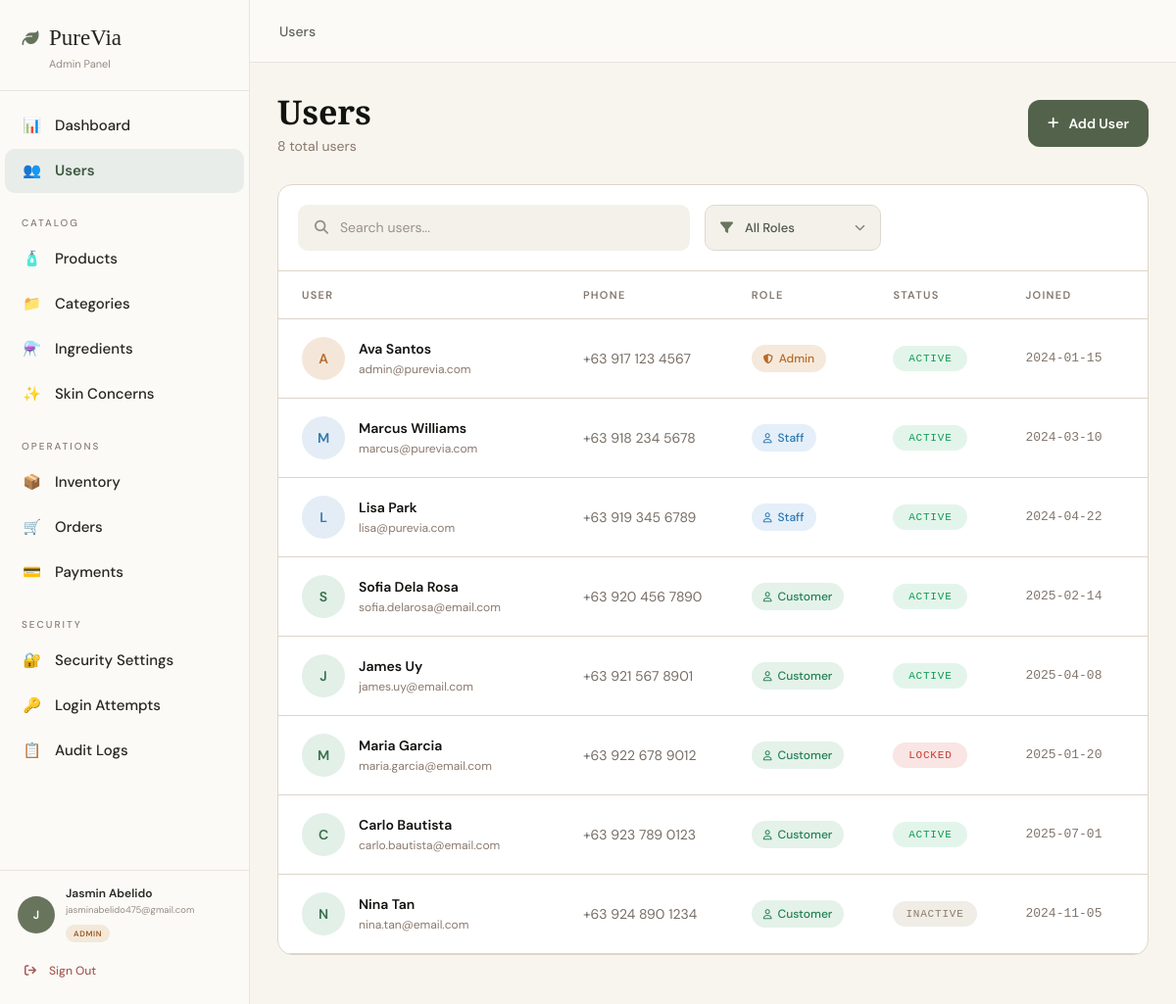
Screenshot of /admin/users/users.php (signed in) with the database file from the repository.
### tables this page shows
CREATE TABLE `users` (
  `id` int(10) UNSIGNED NOT NULL,
  `role_id` int(10) UNSIGNED NOT NULL DEFAULT 3,
  `first_name` varchar(100) NOT NULL,
  `last_name` varchar(100) NOT NULL,
  `email` varchar(255) NOT NULL,
  `phone` varchar(30) DEFAULT NULL,
  `password` varchar(255) NOT NULL,
  `status` enum('pending','active','inactive','locked') NOT NULL DEFAULT 'pending',
  `email_verified_at` datetime DEFAULT NULL,
  `failed_login_attempts` tinyint(3) UNSIGNED NOT NULL DEFAULT 0,
  `locked_until` datetime DEFAULT NULL,
  `last_login_at` datetime DEFAULT NULL,
  `created_at` timestamp NOT NULL DEFAULT current_timestamp(),
  `updated_at` timestamp NOT NULL DEFAULT current_timestamp() ON UPDATE current_timestamp()
);

CREATE TABLE `roles` (
  `id` int(10) UNSIGNED NOT NULL,
  `role_name` varchar(50) NOT NULL
);

### admin/users/users.php (the view, shortened to what the rows shown need)
<?php
$users = [
    [
        'id' => 1,
        'name' => 'Ava Santos',
        'email' => 'admin@purevia.com',
        'phone' => '+63 917 123 4567',
        'role' => 'Admin',
        'status' => 'active',
        'joined' => '2024-01-15'
    ],
    [
        'id' => 2,
        'name' => 'Marcus Williams',
        'email' => 'marcus@purevia.com',
        'phone' => '+63 918 234 5678',
        'role' => 'Staff',
        'status' => 'active',
        'joined' => '2024-03-10'
    ],
    [
        'id' => 3,
        'name' => 'Lisa Park',
        'email' => 'lisa@purevia.com',
        'phone' => '+63 919 345 6789',
        'role' => 'Staff',
        'status' => 'active',
        'joined' => '2024-04-22'
    ],
    [
        'id' => 4,
        'name' => 'Sofia Dela Rosa',
        'email' => 'sofia.delarosa@email.com',
        'phone' => '+63 920 456 7890',
        'role' => 'Customer',
        'status' => 'active',
        'joined' => '2025-02-14'
    ],
    [
        'id' => 5,
        'name' => 'James Uy',
        'email' => 'james.uy@email.com',
        'phone' => '+63 921 567 8901',
        'role' => 'Customer',
        'status' => 'active',
        'joined' => '2025-04-08'
    ],
    [
        'id' => 6,
        'name' => 'Maria Garcia',
        'email' => 'maria.garcia@email.com',
        'phone' => '+63 922 678 9012',
        'role' => 'Customer',
        'status' => 'locked',
        'joined' => '2025-01-20'
    ],
    [
        'id' => 7,
        'name' => 'Carlo Bautista',
        'email' => 'carlo.bautista@email.com',
        'phone' => '+63 923 789 0123',
        'role' => 'Customer',
        'status' => 'active',
        'joined' => '2025-07-01'
    ],
    [
        'id' => 8,
        'name' => 'Nina Tan',
        'email' => 'nina.tan@email.com',
        'phone' => '+63 924 890 1234',
        'role' => 'Customer',
        'status' => 'inactive',
        'joined' => '2024-11-05'
    ]
];
?>
<!DOCTYPE html>
<html lang="en">
<head>
    <link
        rel="stylesheet"
        href="https://cdnjs.cloudflare.com/ajax/libs/font-awesome/6.5.2/css/all.min.css"
    >
    <link
        rel="stylesheet"
        href="../../assets/css/sidemenu.css"
    >
    <link
        rel="stylesheet"
        href="../../assets/css/user.css"
    >
</head>
<body>
    <?php include("../../includes/sidemenu.php"); ?>
    <div class="admin-layout">
        <main class="users-main">
            <section class="users-page-header">
                <div class="users-heading">
                    <h1>
                        Users
                    </h1>
                </div>
            </section>
            <section class="users-card">
                <div class="users-table-wrapper">
                    <table class="users-table">
                        <thead>
                            <tr>
                                <th>USER</th>
                                <th>PHONE</th>
                                <th>ROLE</th>
                                <th>STATUS</th>
                                <th>JOINED</th>
                                <th>ACTIONS</th>
                            </tr>
                        </thead>
                        <tbody id="usersTableBody">
                            <?php foreach ($users as $user): ?>
                                <?php
                                $role =
                                    strtolower($user['role']);
                                $status =
                                    strtolower($user['status']);
                                $initial =
                                    strtoupper(
                                        substr(
                                            $user['name'],
                                            0,
                                            1
                                        )
                                    );
                                ?>
                                <tr
                                    class="user-row"
                                    data-role="<?= htmlspecialchars($role) ?>"
                                    data-search="<?= htmlspecialchars(
                                        strtolower(
                                            $user['name'] . ' ' .
                                            $user['email'] . ' ' .
                                            $user['phone']
                                        )
                                    ) ?>"
                                >
                                    <td>
                                        <div class="user-information">
                                            <div
                                                class="
                                                    user-avatar
                                                    avatar-<?= htmlspecialchars($role) ?>
                                                "
                                            >
                                                <?= htmlspecialchars($initial) ?>
                                            </div>
                                            <div class="user-details">
                                                <p class="user-name">
                                                    <?= htmlspecialchars(
                                                        $user['name']
                                                    ) ?>
                                                </p>
                                                <p class="user-email">
                                                    <?= htmlspecialchars(
                                                        $user['email']
                                                    ) ?>
                                                </p>
                                            </div>
                                        </div>
                                    </td>
                                    <td class="user-phone">
                                        <?= htmlspecialchars(
                                            $user['phone']
                                        ) ?>
                                    </td>
                                    <td>
                                        <span
                                            class="
                                                role-badge
                                                role-<?= htmlspecialchars($role) ?>
                                            "
                                        >
                                            <?php if ($role === 'admin'): ?>
                                                <i class="fa-solid fa-shield-halved"></i>
                                            <?php elseif ($role === 'staff'): ?>
                                                <i class="fa-regular fa-user"></i>
                                            <?php else: ?>
                                                <i class="fa-regular fa-user"></i>
                                            <?php endif; ?>
                                            <?= htmlspecialchars(
                                                $user['role']
                                            ) ?>
                                        </span>
                                    </td>
                                    <td>
                                        <span
                                            class="
                                                user-status
                                                status-<?= htmlspecialchars($status) ?>
                                            "
                                        >
                                            <?= strtoupper(
                                                htmlspecialchars(
                                                    $user['status']
                                                )
                                            ) ?>
                                        </span>
                                    </td>
                                    <td class="joined-date">
                                        <?= htmlspecialchars(
                                            $user['joined']
                                        ) ?>
                                    </td>
                                    <td>
                                    </td>
                                </tr>
                            <?php endforeach; ?>
                        </tbody>
                    </table>
                </div>
            </section>
        </main>
    </div>
</body>
</html>

### includes/sidemenu.php (shortened to what the rows shown need)
<?php
require_once __DIR__ . '/../config/db.php';
$userId = (int) $_SESSION['user_id'];
$sql = "
    SELECT
        u.id,
        u.role_id,
        u.first_name,
        u.last_name,
        u.email,
        u.status,
        r.role_name
    FROM users AS u
    INNER JOIN roles AS r
        ON r.id = u.role_id
    WHERE u.id = ?
    LIMIT 1
";
$stmt = $conn->prepare($sql);
$stmt->bind_param(
    'i',
    $userId
);
$stmt->execute();
$result = $stmt->get_result();
$currentUser = $result->fetch_assoc();
$currentRole = strtolower(
    trim($currentUser['role_name'])
);
$isAdmin = ($currentRole === 'admin');
$sidebarFirstName =
    trim($currentUser['first_name'] ?? '');
$sidebarLastName =
    trim($currentUser['last_name'] ?? '');
$sidebarEmail =
    trim($currentUser['email'] ?? '');
$sidebarFullName = trim(
    $sidebarFirstName . ' ' . $sidebarLastName
);
$sidebarInitial = strtoupper(
    substr(
        $sidebarFirstName !== ''
            ? $sidebarFirstName
            : $sidebarFullName,
        0,
        1
    )
);
if ($isAdmin) {
    $panelName = 'Admin Panel';
    $dashboardUrl =
        BASE_URL . '/admin/dashboard.php';
} else {
    $panelName = 'Staff Panel';
    $dashboardUrl =
        BASE_URL . '/staff/dashboard.php';
}
?>
<aside
    class="admin-sidebar"
    id="adminSidebar"
>
    <div class="sidebar-brand">
        <a
            href="<?= htmlspecialchars($dashboardUrl) ?>"
            class="sidebar-logo"
        >
            <span class="sidebar-logo-icon">
            </span>
            <span>PureVia</span>
        </a>
        <p class="sidebar-subtitle">
            <?= htmlspecialchars($panelName) ?>
        </p>
    </div>
    <div class="sidebar-account">
        <div class="sidebar-profile">
            <div class="sidebar-avatar">
                <?= htmlspecialchars($sidebarInitial) ?>
            </div>
            <div class="sidebar-user-information">
                <p class="sidebar-user-name">
                    <?= htmlspecialchars($sidebarFullName) ?>
                </p>
                <p class="sidebar-user-email">
                    <?= htmlspecialchars($sidebarEmail) ?>
                </p>
                <span
                    class="sidebar-role-badge
                    <?= $isAdmin
                        ? 'sidebar-role-admin'
                        : 'sidebar-role-staff' ?>"
                >
                    <?= htmlspecialchars(
                        ucfirst($currentRole)
                    ) ?>
                </span>
            </div>
        </div>
    </div>
</aside>

### rows the page displays
users: role.role_name "Admin Panel", first_name "J", sidebarFullName "Jasmin Abelido", email "jasminabelido475@gmail.com", role.role_name "ADMIN", initial "A", name "Ava Santos", email "admin@purevia.com", phone "+63 917 123 4567", role.role_name "Admin", status "ACTIVE", joined "2024-01-15"

### other values shown
$totalUsers "8"
$initial "M"
$user['name'] "Marcus Williams"
$user['email'] "marcus@purevia.com"
$user['phone'] "+63 918 234 5678"
$user['role'] "Staff"
$user['status'] "ACTIVE"
$user['joined'] "2024-03-10"
$initial "L"
$user['name'] "Lisa Park"
$user['email'] "lisa@purevia.com"
$user['phone'] "+63 919 345 6789"
$user['joined'] "2024-04-22"
$initial "S"
$user['name'] "Sofia Dela Rosa"
